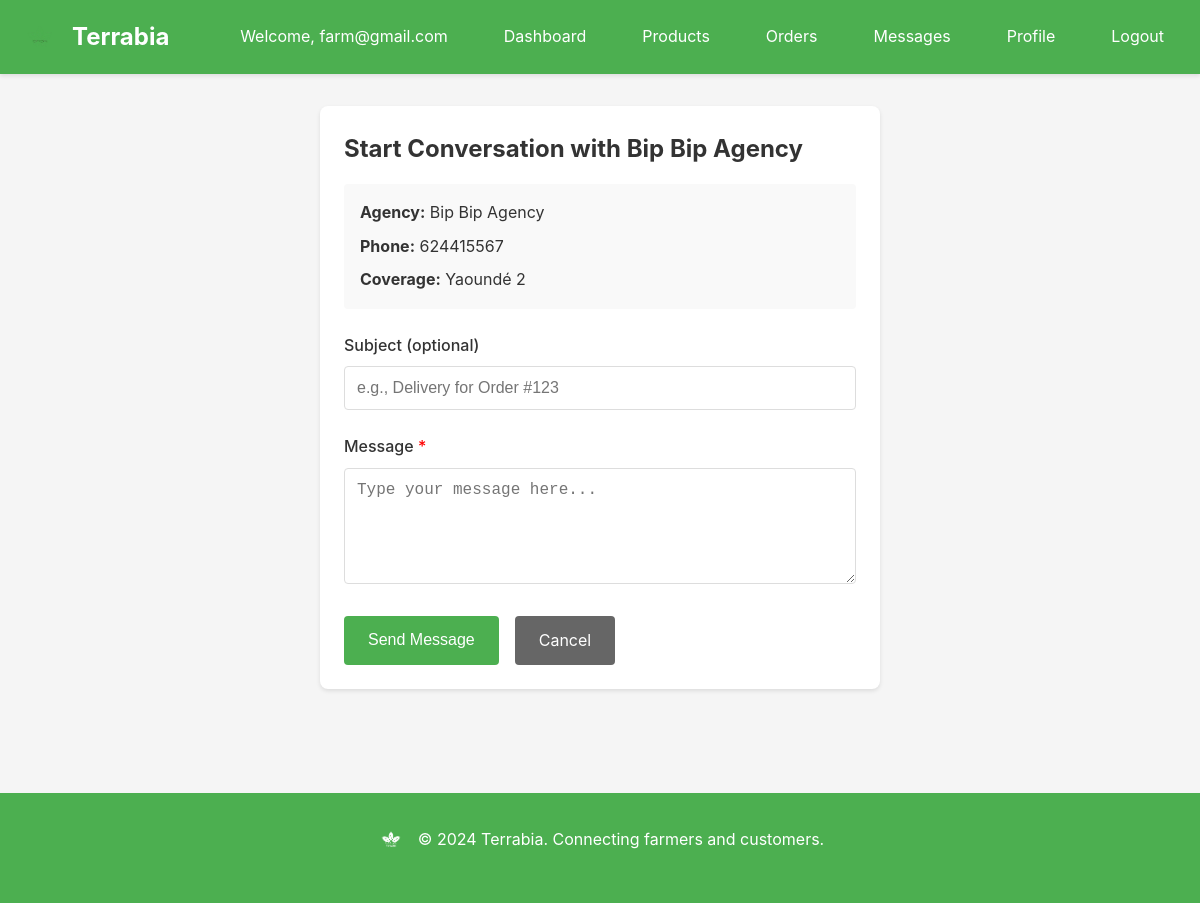
The page /messages/farmer/messages/start/4/ (signed in) on the database its author committed.
### accounts/models.py (models this page shows, shortened)
class User(AbstractUser):
    ROLE_CUSTOMER = "customer"
    ROLE_FARMER = "farmer"
    ROLE_ADMIN = "admin"
    ROLE_AGENCY = "delivery_agency"
    ROLE_CHOICES = [
        (ROLE_CUSTOMER, "Customer"),
        (ROLE_FARMER, "Farmer"),
        (ROLE_ADMIN, "Administrator"),
        (ROLE_AGENCY, "Delivery agency"),
    ]
    role = models.CharField(max_length=20, choices=ROLE_CHOICES, null=True, blank=True)

class DeliveryAgency(models.Model):
    STATUS_PENDING = "pending"
    STATUS_VERIFIED = "verified"
    STATUS_REJECTED = "rejected"
    STATUS_CHOICES = [
        (STATUS_PENDING, "Pending"),
        (STATUS_VERIFIED, "Verified"),
        (STATUS_REJECTED, "Rejected"),
    ]
    account = models.OneToOneField(User, on_delete=models.CASCADE, related_name='agency_profile', help_text="User account")
    email = models.EmailField(unique=True, help_text="Email for login")
    agency_name = models.CharField(max_length=120, help_text="Agency name")
    phone_number = models.CharField(max_length=30, blank=True, null=True, help_text="Phone number")
    address = models.TextField(blank=True, null=True, help_text="Agency address")
    coverage_area = models.ForeignKey(CoverageArea, on_delete=models.SET_NULL, null=True, blank=True, related_name='agencies', help_text="Primary coverage area")
    license_number = models.CharField(max_length=50)
    status = models.CharField(
        max_length=20,
        choices=STATUS_CHOICES,
        default=STATUS_PENDING,
    )
    member_since = models.DateTimeField(auto_now_add=True)
    created_at = models.DateTimeField(auto_now_add=True)
    updated_at = models.DateTimeField(auto_now=True)
    class Meta:
        verbose_name = "Delivery Agency"
        verbose_name_plural = "Delivery Agencies"
    @property
    def name(self):
        """Alias for agency_name for backward compatibility."""
        return self.agency_name

### accounts/location_models.py (models this page shows, shortened)
class CoverageArea(models.Model):
    name = models.CharField(max_length=100, unique=True)
    code = models.CharField(max_length=20, unique=True)  # YAOUNDE_1, YAOUNDE_2, etc.
    created_at = models.DateTimeField(auto_now_add=True)
    class Meta:
        verbose_name_plural = "Coverage Areas"
        ordering = ['code']

### messaging/views.py (the view, shortened to what this page needs)
# urls.py: path('farmer/messages/start/<int:agency_id>/', views.farmer_start_conversation, name='farmer_start_conversation'),
@farmer_required
def farmer_start_conversation(request, agency_id):
    try:
        farmer = request.user.farmer_profile
    except FarmerProfile.DoesNotExist:
        messages.error(request, "Farmer profile not found.")
        return redirect('accounts:login')
    agency = get_object_or_404(DeliveryAgency, id=agency_id)
    farmer_threads = MessageThread.objects.filter(participants=request.user)
    existing_thread = None
    for thread in farmer_threads:
        if agency.account in thread.participants.all():
            existing_thread = thread
            break
    if existing_thread:
        return redirect('messaging:farmer_thread', thread_id=existing_thread.id)
    order_id = request.GET.get('order')
    order = None
    if order_id:
        from orders.models import Order
        try:
            order = Order.objects.get(id=order_id, items__farmer=farmer)
        except Order.DoesNotExist:
            pass
    context = {
        'agency': agency,
        'order': order,
    }
    return render(request, 'messaging/farmer_start_conversation.html', context)

### templates/messaging/farmer_start_conversation.html (shortened to what this page needs)
{% extends 'base.html' %}
{% block content %}
<div class="container" style="max-width: 600px;">
    <div class="card">
        <h2 style="margin-bottom: 1rem;">Start Conversation with {{ agency.agency_name }}</h2>
        <div style="margin-bottom: 1.5rem; padding: 1rem; background: var(--bg-light); border-radius: 4px;">
            <div style="margin-bottom: 0.5rem;">
                <strong>Agency:</strong> {{ agency.agency_name }}
            </div>
            {% if agency.phone_number %}
                <div style="margin-bottom: 0.5rem;">
                    <strong>Phone:</strong> {{ agency.phone_number }}
                </div>
            {% endif %}
            {% if agency.coverage_area %}
                <div>
                    <strong>Coverage:</strong> {{ agency.coverage_area.name }}
                </div>
            {% endif %}
        </div>
        <form method="post">
            <div class="form-group">
                <label class="form-label" for="subject">Subject (optional)</label>
                <input type="text" id="subject" name="subject" class="form-control" placeholder="{% if order %}Delivery for Order {{ order.code }}{% else %}e.g., Delivery for Order #123{% endif %}" value="{% if order %}Delivery for Order {{ order.code }}{% endif %}">
            </div>
            <div class="form-group">
                <label class="form-label" for="content">Message <span style="color: red;">*</span></label>
                <textarea id="content" name="content" class="form-control" rows="5" placeholder="Type your message here..." required></textarea>
            </div>
            <div style="display: flex; gap: 1rem;">
                <button type="submit" class="btn btn-primary">Send Message</button>
                <a href="{% url 'farmer:orders' %}" class="btn btn-secondary">Cancel</a>
            </div>
        </form>
    </div>
</div>
{% endblock %}

### templates/base.html (shortened to what this page needs)
<!DOCTYPE html>
<html lang="en">
<head>
    {% load static %}
    <link rel="stylesheet" href="{% static 'css/main.css' %}">
</head>
<body>
    <nav class="navbar">
        <div class="container">
            <div class="nav-brand">
                <a href="{% url 'accounts:landing' %}" style="display: flex; align-items: center; gap: 0.75rem; text-decoration: none; color: var(--white);">
                    <img src="{% static 'images/logo.png' %}" alt="Terrabia Logo" style="height: 40px; width: auto;">
                    <span style="font-size: 1.5rem; font-weight: bold;">Terrabia</span>
                </a>
            </div>
            <div class="nav-menu">
                {% if user.is_authenticated %}
                    <span class="nav-user">Welcome, {{ user.username }}</span>
                    {% if user.role == 'customer' %}
                        <a href="{% url 'customer:home' %}">Home</a>
                        <a href="{% url 'orders:cart' %}">Cart</a>
                        <a href="{% url 'customer:orders' %}">Orders</a>
                        <a href="{% url 'customer:profile' %}">Profile</a>
                    {% elif user.role == 'farmer' %}
                        <a href="{% url 'farmer:dashboard' %}">Dashboard</a>
                        <a href="{% url 'farmer:products' %}">Products</a>
                        <a href="{% url 'farmer:orders' %}">Orders</a>
                        <a href="{% url 'messaging:farmer_messages' %}">Messages</a>
                        <a href="{% url 'farmer:profile' %}">Profile</a>
                    {% elif user.role == 'delivery_agency' %}
                        <a href="{% url 'agency:dashboard' %}">Dashboard</a>
                        <a href="{% url 'agency:deliveries' %}">Deliveries</a>
                        <a href="{% url 'messaging:agency_messages' %}">Messages</a>
                        <a href="{% url 'agency:profile' %}">Profile</a>
                    {% elif user.role == 'admin' %}
                        <a href="{% url 'platform_admin:dashboard' %}">Dashboard</a>
                        <a href="{% url 'platform_admin:users' %}">Users</a>
                        <a href="{% url 'platform_admin:agencies' %}">Agencies</a>
                        <a href="{% url 'platform_admin:payments' %}">Payments</a>
                    {% endif %}
                    <a href="{% url 'accounts:logout' %}">Logout</a>
                {% else %}
                    <a href="{% url 'accounts:join' %}">Get Started</a>
                    <a href="{% url 'accounts:login' %}">Sign In</a>
                {% endif %}
            </div>
        </div>
    </nav>
    <main class="main-content">
        {% block content %}{% endblock %}
    </main>
    <footer class="footer">
        <div class="container">
            <div style="display: flex; align-items: center; justify-content: center; gap: 0.75rem; margin-bottom: 1rem;">
                <img src="{% static 'images/logo.png' %}" alt="Terrabia Logo" style="height: 30px; width: auto; filter: brightness(0) invert(1);">
                <p style="margin: 0;">&copy; 2024 Terrabia. Connecting farmers and customers.</p>
            </div>
        </div>
    </footer>
</body>
</html>

### static/css/main.css (style rules this page uses)
* { margin: 0; padding: 0; box-sizing: border-box; }
:root { --terrabia-green: #4CAF50; --primary-color: #4CAF50; --secondary-color: #45a049; --accent-color: #66bb6a; --status-pending: #FF9800; --status-delivered: #4CAF50; --status-processing: #2196F3; --status-cancelled: #F44336; --status-completed: #4CAF50; --metric-sales: #4CAF50; --metric-orders: #2196F3; --metric-in-stock: #FF9800; --metric-out-of-stock: #F44336; --text-color: #333; --text-light: #666; --bg-color: #f5f5f5; --bg-light: #f9f9f9; --white: #ffffff; --border-color: #ddd; --success-color: #4CAF50; --error-color: #F44336; --warning-color: #FF9800; --info-color: #2196F3; }
body { font-family: -apple-system, BlinkMacSystemFont, 'Segoe UI', Roboto, 'Helvetica Neue', Arial, sans-serif; color: var(--text-color); background-color: var(--bg-color); line-height: 1.6; }
.container { max-width: 1200px; margin: 0 auto; padding: 0 20px; }
.navbar { background-color: var(--primary-color); color: var(--white); padding: 1rem 0; box-shadow: 0 2px 4px rgba(0,0,0,0.1); }
.navbar .container { display: flex; justify-content: space-between; align-items: center; }
.nav-brand a { color: var(--white); text-decoration: none; font-size: 1.5rem; font-weight: bold; display: flex; align-items: center; gap: 0.75rem; }
.nav-brand img { height: 40px; width: auto; display: block; }
.nav-menu { display: flex; gap: 1.5rem; align-items: center; }
.nav-menu a { color: var(--white); text-decoration: none; padding: 0.5rem 1rem; border-radius: 4px; transition: background-color 0.3s; }
.nav-user { color: var(--white); margin-right: 1rem; }
.main-content { min-height: calc(100vh - 200px); padding: 2rem 0; }
.card { background: var(--white); border-radius: 8px; padding: 1.5rem; margin-bottom: 1.5rem; box-shadow: 0 2px 4px rgba(0,0,0,0.1); }
.btn { display: inline-block; padding: 0.75rem 1.5rem; border: none; border-radius: 4px; cursor: pointer; text-decoration: none; font-size: 1rem; transition: all 0.3s; text-align: center; }
.btn-primary { background-color: var(--primary-color); color: var(--white); }
.btn-secondary { background-color: #666; color: var(--white); }
.form-group { margin-bottom: 1.5rem; }
.form-label { display: block; margin-bottom: 0.5rem; font-weight: 500; color: var(--text-color); }
.form-control { width: 100%; padding: 0.75rem; border: 1px solid var(--border-color); border-radius: 4px; font-size: 1rem; transition: border-color 0.3s; }
textarea.form-control { resize: vertical; min-height: 100px; }
.footer { background-color: var(--primary-color); color: var(--white); padding: 2rem 0; text-align: center; margin-top: 3rem; }

### rows shown on the page
User: username "farm@gmail.com"
DeliveryAgency: agency_name "Bip Bip Agency", phone_number "624415567", coverage_area.name "Yaoundé 2"
